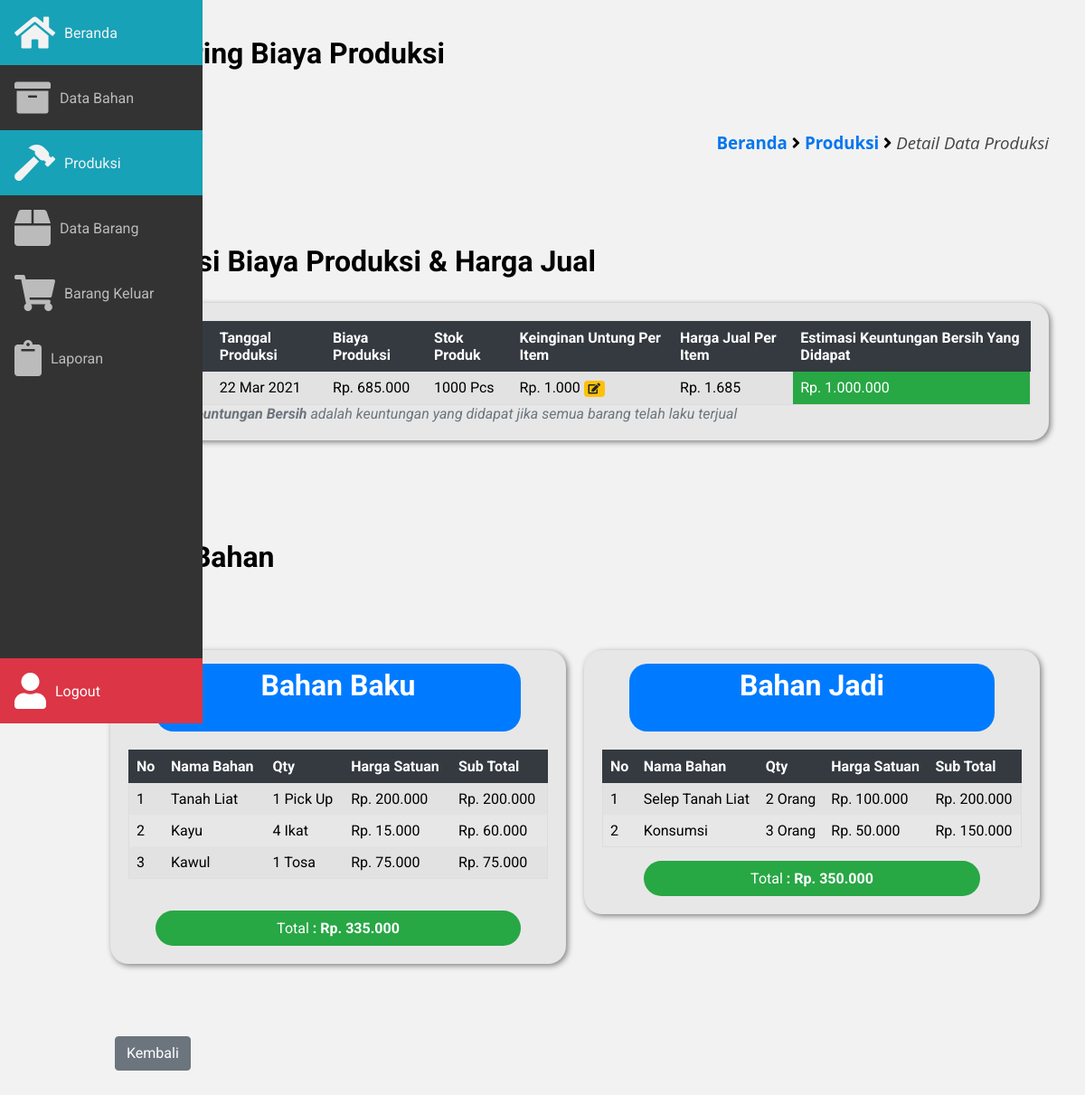
The app's page /frontend/produksi/detail_produksi.php?ip=95&page=produksi (signed in) with its own data.
### tables this page shows
CREATE TABLE `produksi` (
  `id_produksi` int(12) NOT NULL,
  `nama_produk` varchar(100) NOT NULL,
  `stok_produk` int(12) NOT NULL,
  `satuan_stok_produk` varchar(100) NOT NULL,
  `untung_produk` int(12) NOT NULL,
  `harga_jual` int(20) NOT NULL,
  `tgl_produksi` date NOT NULL
);

CREATE TABLE `detail_produksi` (
  `id_detail_produksi` int(12) NOT NULL,
  `produksi_id` int(12) NOT NULL,
  `bhn_id` int(12) NOT NULL,
  `qty` int(12) NOT NULL,
  `sub_total` int(12) NOT NULL
);

CREATE TABLE `bahan` (
  `id_bahan` int(11) NOT NULL,
  `nama_bahan` varchar(100) NOT NULL,
  `tgl` date NOT NULL,
  `kuantitas` int(12) NOT NULL,
  `satuan` varchar(100) NOT NULL,
  `harga` int(11) NOT NULL,
  `kategori` varchar(100) NOT NULL
);

### frontend/produksi/detail_produksi.php (the view, shortened to what this page needs)
<?php
	include '../../database/koneksi.php';
?>
<!DOCTYPE html>
<html lang="pt-BR">
	<head>
		<link rel="stylesheet" href="https://pro.fontawesome.com/releases/v5.10.0/css/all.css"/>
		<link
			rel="stylesheet"
			href="https://cdn.materialdesignicons.com/4.9.95/css/materialdesignicons.min.css"
		/>
		<link rel="stylesheet" href="../../assets/css/main.css" />
		<link rel="stylesheet" href="../../assets/css/style.css" />
		<link rel="stylesheet" href="../../assets/css/sidebar.css" />
	</head>
	<body>
	<?php
		include '../layout/sidebar.php';
	?>
		<main class="main">
			<section>
				<h2>Monitoring Biaya Produksi</h2>
				<h3>Produksi</h3>
				<div class="breadcrumb">
						<h3>
							<a href="../../beranda.php?page=beranda">Beranda</a> <i class="fa fa-angle-right"></i>
							<a href="index.php?page=produksi">Produksi</a> <i class="fa fa-angle-right"></i>
							<span class="akhir-link-breadcrumb">Detail Data Produksi</span>
						</h3>
				</div>
				<div class="container">
					<div class="baris">
						<?php
							$ip = $_GET['ip'];
							$cekData   =  "SELECT * FROM detail_produksi WHERE produksi_id = '$ip' ";
							$queryData = mysqli_query($host, $cekData);
							$cekdId    = mysqli_num_rows($queryData);
							if ($cekdId != null) {
								$sql        = "SELECT * FROM detail_produksi INNER JOIN produksi ON detail_produksi.produksi_id = produksi.id_produksi WHERE produksi_id = '$ip' ";
								$query      = mysqli_query($host, $sql);
								$list_biaya = mysqli_fetch_assoc($query);
								$sqlSum     = "SELECT SUM(sub_total) AS total_biaya_produksi FROM detail_produksi WHERE produksi_id = '$ip' ";
								$querySum   = mysqli_query($host, $sqlSum);
								$dataSum    = mysqli_fetch_assoc($querySum);
								$hargaSatuan = $dataSum['total_biaya_produksi'] / $list_biaya['stok_produk'] + $list_biaya['untung_produk'];
								$cuan        = $list_biaya['stok_produk'] * $list_biaya['untung_produk'];
								$produksi_id      = $list_biaya['produksi_id'];
								$total_biaya      = $dataSum['total_biaya_produksi'];
								$stok_produk      = $list_biaya['stok_produk'];
								$selectStokBarang = "SELECT * FROM barang WHERE produksi_id = '$ip' ";
								$queryStokBarang  = mysqli_query($host, $selectStokBarang);
								$dataStokBarang   = mysqli_fetch_assoc($queryStokBarang);
								$stokBarang       = $dataStokBarang['stok_barang'];
						?>
							<div class="kolom-100 margin-top-50 margin-bottom-100">
								<h2>Kalkulasi Biaya Produksi & Harga Jual</h2>
								<div class="box-konten-radius backgorund-e7">
									<div class="box-badan-konten">
										<div class="table-box">
											<table class="table-responsive">
												<tr class="thead-dark">
													<th>Nama Produk</th>
													<th>Tanggal Produksi</th>
													<th>Biaya Produksi</th>
													<th>Stok Produk</th>
													<th>Keinginan Untung Per Item</th>
													<th>Harga Jual Per Item</th>
													<th>Estimasi Keuntungan Bersih Yang Didapat</th>
												</tr>
												<tr>
													<td><?= $list_biaya['nama_produk'] ?></td>
													<td><?= date('d M Y', strtotime($list_biaya['tgl_produksi'])) ?></td>
													<td><?= "Rp. " . number_format($dataSum['total_biaya_produksi'],0, ',' , '.') ?></td>
													<td><?= $list_biaya['stok_produk'] . " " . $list_biaya['satuan_stok_produk'] ?></td>
													<td>
														<?= "Rp. " . number_format($list_biaya['untung_produk'], 0, ',' , '.') ?>
														<?php
															if ($stokBarang != 0) {
																echo "
																	<a href='edit_untung.php?ip=$produksi_id&biaya_produksi=$total_biaya&stok=$stok_produk' class='lencana lencana-kuning'>
																		<i class='fa fa-edit'></i>
																	</a>
																";
															}
														?>
													</td>
													<td><?= "Rp. " . number_format($hargaSatuan, 0, ',' , '.') ?></td>
													<td class="background-hijau teks-putih"><?= "Rp. " . number_format($cuan, 0, ',' , '.') ?></td>
												</tr>
											</table>
											<i class="teks-mati">
												<b>* Estimasi Keuntungan Bersih</b> adalah keuntungan yang didapat jika semua barang telah laku terjual
											</i>
										</div>
									</div>
								</div>
							</div>
							<div class="kolom-50">
								<h2>Detail Bahan</h2>
								<?php
								if ($stokBarang != 0) {
									echo "
									<a href='edit_detail_produksi.php?ip=$produksi_id&page=produksi' class='tmbl tmbl-kuning float-left'>
										Edit Bahan
									</a>
									";
								}
								?>
							</div>
							<div class="kolom-100 margin-bottom-50">
								<div class="kolom-50-kiri">
									<div class="box-konten-radius backgorund-e7">
										<center>
											<div class="box-header-radius-80 background-biru teks-putih">
												<h2 class="text-center">Bahan Baku</h2>
											</div>
										</center>
										<div class="box-badan-konten">
											<div class="table-box">
												<table class="table-responsive">
													<tr class="thead-dark">
														<th>No</th>
														<th>Nama Bahan</th>
														<th>Qty</th>
														<th>Harga Satuan</th>
														<th>Sub Total</th>
													</tr>
													<?php
														$nomor = 1;
														$dataBahanBaku = "SELECT * FROM detail_produksi INNER JOIN produksi ON detail_produksi.produksi_id = produksi.id_produksi INNER JOIN bahan ON detail_produksi.bhn_id = bahan.id_bahan  WHERE produksi_id = '$ip' AND kategori = 'bahan baku' ";
														$query         = mysqli_query($host, $dataBahanBaku);
														while ($bahanBaku = mysqli_fetch_assoc($query) ) {
													?>
													<tr>
														<td><?= $nomor++ ?></td>
														<td><?= $bahanBaku['nama_bahan'] ?></td>
														<td><?= $bahanBaku['qty'] . " " .  $bahanBaku['satuan'] ?></td>
														<td><?= "Rp. " . number_format($bahanBaku['harga'], 0, ',' , '.') ?></td>
														<td><?= "Rp. " . number_format($bahanBaku['sub_total'], 0, ',' , '.') ?></td>
													</tr>
													<?php } ?>
												</table>
											</div>
										</div>
										<center>
											<div class="kolom-kalulasi-sementara margin-bottom-20">
												<div class="box-header-radius-80 background-hijau teks-putih padding-10">
													<?php
														$sqlTotal   = mysqli_query($host, "SELECT SUM(sub_total) AS total_baku FROM detail_produksi INNER JOIN bahan ON detail_produksi.bhn_id = bahan.id_bahan  WHERE produksi_id = '$ip' AND kategori = 'bahan baku' ");
														$total      = mysqli_fetch_assoc($sqlTotal);
													?>
													Total
													<b> : <?= "Rp. " . number_format($total['total_baku'],0,',','.') ?></b>
												</div>
											</div>
										</center>
									</div>
								</div>
								<div class="kolom-50-kanan">
									<div class="box-konten-radius backgorund-e7">
										<center>
											<div class="box-header-radius-80 background-biru teks-putih">
												<h2 class="text-center">Bahan Jadi</h2>
											</div>
										</center>
										<div class="box-badan-konten">
											<div class="table-box">
												<table class="table-responsive">
													<tr class="thead-dark">
														<th>No</th>
														<th>Nama Bahan</th>
														<th>Qty</th>
														<th>Harga Satuan</th>
														<th>Sub Total</th>
													</tr>
													<?php
														$nomor = 1;
														$dataBahanBaku = "SELECT * FROM detail_produksi INNER JOIN produksi ON detail_produksi.produksi_id = produksi.id_produksi INNER JOIN bahan ON detail_produksi.bhn_id = bahan.id_bahan  WHERE produksi_id = '$ip' AND kategori = 'bahan jadi' ";
														$query         = mysqli_query($host, $dataBahanBaku);
														while ($bahanBaku = mysqli_fetch_assoc($query) ) {
													?>
													<tr>
														<td><?= $nomor++ ?></td>
														<td><?= $bahanBaku['nama_bahan'] ?></td>
														<td><?= $bahanBaku['qty'] . " " .  $bahanBaku['satuan'] ?></td>
														<td><?= "Rp. " . number_format($bahanBaku['harga'], 0, ',' , '.') ?></td>
														<td><?= "Rp. " . number_format($bahanBaku['sub_total'], 0, ',' , '.') ?></td>
													</tr>
													<?php } ?>
												</table>
											</div>
											<center>
												<div class="kolom-kalulasi-sementara">
													<div class="box-header-radius-80 background-hijau teks-putih padding-10">
														<?php
															$sqlTotal      = mysqli_query($host, "SELECT SUM(sub_total) AS total_jadi FROM detail_produksi INNER JOIN produksi ON detail_produksi.produksi_id = produksi.id_produksi INNER JOIN bahan ON detail_produksi.bhn_id = bahan.id_bahan  WHERE produksi_id = '$ip' AND kategori = 'bahan jadi' ");
															$total         = mysqli_fetch_assoc($sqlTotal);
														?>
														Total
														<b> : <?= "Rp. " . number_format($total['total_jadi'],0,',','.') ?></b>
													</div>
												</div>
											</center>
										</div>
									</div>
								</div>
							</div>
							<?php } ?>
					</div>
					<a href="index.php?page=produksi" class="tmbl tmbl-abu-abu margin-20-0 margin-bottom-50">
						Kembali
					</a>
				</div>
			</section>
		</main>
	</body>
</html>

### assets/css/main.css (style rules this page uses)
:root { --sidebar-width: 4.5em; }
body { margin: 0; padding: 0; font-family: 'Roboto'; }
* { outline: none; box-sizing: border-box; }
.main { margin-left: auto; margin-right: auto; max-width: 100%; padding: 1.5em 1.5em; }
.main h2 { font-size: 2em; margin-top: 0px; }
@media (min-width: 572px) { .main { margin-left: var(--sidebar-width); } }
@media (min-width: 992px) { .main { padding: 2.5em; } }

### records on screen
produksi: tgl_produksi "22 Mar 2021", stok_produk "1000", satuan_stok_produk "Pcs", untung_produk "1.000", cuan "1.000.000"
detail_produksi: bahan.nama_bahan "Tanah Liat", qty "1", bahan.satuan "Pick Up", bahan.harga "200.000", sub_total "200.000"
detail_produksi: bahan.nama_bahan "Kayu", qty "4", bahan.satuan "Ikat", bahan.harga "15.000", sub_total "60.000"
detail_produksi: bahan.nama_bahan "Kawul", qty "1", bahan.satuan "Tosa", bahan.harga "75.000", sub_total "75.000"
detail_produksi: bahan.nama_bahan "Selep Tanah Liat", qty "2", bahan.satuan "Orang", bahan.harga "100.000", sub_total "200.000"
detail_produksi: bahan.nama_bahan "Konsumsi", qty "3", bahan.satuan "Orang", bahan.harga "50.000", sub_total "150.000"

### other values on screen
$dataSum['total_biaya_produksi'] "685.000"
$hargaSatuan "1.685"
$total['total_baku'] "335.000"
$total['total_jadi'] "350.000"
